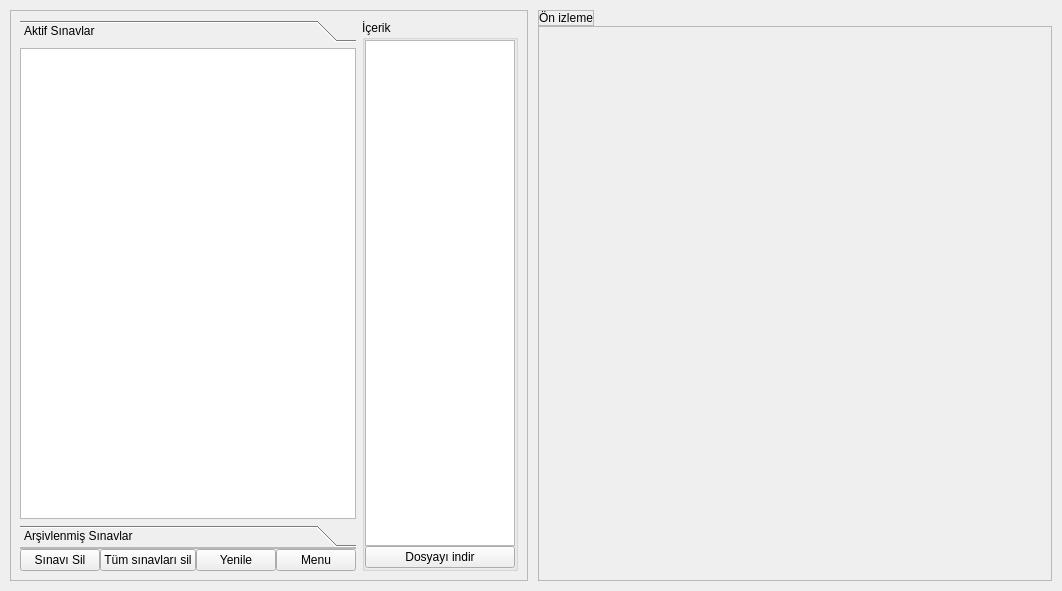
<?xml version="1.0" encoding="UTF-8"?>
<ui version="4.0">
 <class>Frame</class>
 <widget class="QFrame" name="Frame">
  <property name="geometry">
   <rect>
    <x>0</x>
    <y>0</y>
    <width>1062</width>
    <height>591</height>
   </rect>
  </property>
  <property name="windowTitle">
   <string>Frame</string>
  </property>
  <layout class="QHBoxLayout" name="horizontalLayout">
   <property name="spacing">
    <number>10</number>
   </property>
   <property name="leftMargin">
    <number>10</number>
   </property>
   <property name="topMargin">
    <number>10</number>
   </property>
   <property name="rightMargin">
    <number>10</number>
   </property>
   <property name="bottomMargin">
    <number>10</number>
   </property>
   <item>
    <widget class="QFrame" name="leftFrame">
     <property name="sizePolicy">
      <sizepolicy hsizetype="Minimum" vsizetype="Preferred">
       <horstretch>0</horstretch>
       <verstretch>0</verstretch>
      </sizepolicy>
     </property>
     <property name="frameShape">
      <enum>QFrame::StyledPanel</enum>
     </property>
     <property name="frameShadow">
      <enum>QFrame::Raised</enum>
     </property>
     <layout class="QHBoxLayout" name="horizontalLayout_7">
      <item>
       <widget class="QFrame" name="leftofleftFrame">
        <property name="sizePolicy">
         <sizepolicy hsizetype="Fixed" vsizetype="Preferred">
          <horstretch>0</horstretch>
          <verstretch>0</verstretch>
         </sizepolicy>
        </property>
        <layout class="QVBoxLayout" name="verticalLayout">
         <property name="spacing">
          <number>0</number>
         </property>
         <property name="leftMargin">
          <number>0</number>
         </property>
         <property name="topMargin">
          <number>0</number>
         </property>
         <property name="rightMargin">
          <number>0</number>
         </property>
         <property name="bottomMargin">
          <number>0</number>
         </property>
         <item>
          <widget class="QToolBox" name="toolbox">
           <property name="sizePolicy">
            <sizepolicy hsizetype="Preferred" vsizetype="Preferred">
             <horstretch>0</horstretch>
             <verstretch>0</verstretch>
            </sizepolicy>
           </property>
           <property name="currentIndex">
            <number>0</number>
           </property>
           <widget class="QWidget" name="aktifPage">
            <property name="geometry">
             <rect>
              <x>0</x>
              <y>0</y>
              <width>375</width>
              <height>460</height>
             </rect>
            </property>
            <attribute name="label">
             <string>Aktif Sınavlar</string>
            </attribute>
            <layout class="QHBoxLayout" name="horizontalLayout_3">
             <property name="spacing">
              <number>0</number>
             </property>
             <property name="leftMargin">
              <number>0</number>
             </property>
             <property name="topMargin">
              <number>0</number>
             </property>
             <property name="rightMargin">
              <number>0</number>
             </property>
             <property name="bottomMargin">
              <number>0</number>
             </property>
             <item>
              <widget class="QListWidget" name="examsList"/>
             </item>
            </layout>
           </widget>
           <widget class="QWidget" name="arsivPage">
            <property name="geometry">
             <rect>
              <x>0</x>
              <y>0</y>
              <width>375</width>
              <height>460</height>
             </rect>
            </property>
            <attribute name="label">
             <string>Arşivlenmiş Sınavlar</string>
            </attribute>
            <layout class="QHBoxLayout" name="horizontalLayout_5">
             <property name="spacing">
              <number>0</number>
             </property>
             <property name="leftMargin">
              <number>0</number>
             </property>
             <property name="topMargin">
              <number>0</number>
             </property>
             <property name="rightMargin">
              <number>0</number>
             </property>
             <property name="bottomMargin">
              <number>0</number>
             </property>
             <item>
              <widget class="QListWidget" name="archiveList"/>
             </item>
            </layout>
           </widget>
          </widget>
         </item>
         <item>
          <widget class="QFrame" name="examsListFrame">
           <property name="frameShape">
            <enum>QFrame::StyledPanel</enum>
           </property>
           <property name="frameShadow">
            <enum>QFrame::Raised</enum>
           </property>
           <layout class="QHBoxLayout" name="horizontalLayout_4">
            <property name="spacing">
             <number>0</number>
            </property>
            <property name="leftMargin">
             <number>0</number>
            </property>
            <property name="topMargin">
             <number>0</number>
            </property>
            <property name="rightMargin">
             <number>0</number>
            </property>
            <property name="bottomMargin">
             <number>0</number>
            </property>
           </layout>
          </widget>
         </item>
         <item>
          <layout class="QHBoxLayout" name="buttonsFrame">
           <item>
            <widget class="QPushButton" name="removeBtn">
             <property name="enabled">
              <bool>true</bool>
             </property>
             <property name="text">
              <string>Sınavı Sil</string>
             </property>
            </widget>
           </item>
           <item>
            <widget class="QPushButton" name="removeAllBtn">
             <property name="enabled">
              <bool>true</bool>
             </property>
             <property name="text">
              <string>Tüm sınavları sil</string>
             </property>
            </widget>
           </item>
           <item>
            <widget class="QPushButton" name="refreshAllBtn">
             <property name="enabled">
              <bool>true</bool>
             </property>
             <property name="text">
              <string>Yenile</string>
             </property>
            </widget>
           </item>
           <item>
            <widget class="QPushButton" name="menuBtn">
             <property name="enabled">
              <bool>true</bool>
             </property>
             <property name="text">
              <string>Menu</string>
             </property>
            </widget>
           </item>
          </layout>
         </item>
        </layout>
       </widget>
      </item>
      <item>
       <widget class="QGroupBox" name="filesGroupBox">
        <property name="sizePolicy">
         <sizepolicy hsizetype="Fixed" vsizetype="Preferred">
          <horstretch>0</horstretch>
          <verstretch>0</verstretch>
         </sizepolicy>
        </property>
        <property name="title">
         <string>İçerik</string>
        </property>
        <layout class="QVBoxLayout" name="verticalLayout_2">
         <property name="spacing">
          <number>0</number>
         </property>
         <property name="leftMargin">
          <number>0</number>
         </property>
         <property name="topMargin">
          <number>0</number>
         </property>
         <property name="rightMargin">
          <number>0</number>
         </property>
         <property name="bottomMargin">
          <number>0</number>
         </property>
         <item>
          <widget class="QListWidget" name="filesList">
           <property name="maximumSize">
            <size>
             <width>150</width>
             <height>16777215</height>
            </size>
           </property>
          </widget>
         </item>
         <item>
          <widget class="QPushButton" name="downloadBtn">
           <property name="enabled">
            <bool>true</bool>
           </property>
           <property name="text">
            <string>Dosyayı indir</string>
           </property>
          </widget>
         </item>
        </layout>
       </widget>
      </item>
     </layout>
    </widget>
   </item>
   <item>
    <widget class="QFrame" name="rightFrame">
     <property name="sizePolicy">
      <sizepolicy hsizetype="Expanding" vsizetype="Preferred">
       <horstretch>0</horstretch>
       <verstretch>0</verstretch>
      </sizepolicy>
     </property>
     <layout class="QVBoxLayout" name="verticalLayout_3">
      <property name="spacing">
       <number>0</number>
      </property>
      <property name="leftMargin">
       <number>0</number>
      </property>
      <property name="topMargin">
       <number>0</number>
      </property>
      <property name="rightMargin">
       <number>0</number>
      </property>
      <property name="bottomMargin">
       <number>0</number>
      </property>
      <item alignment="Qt::AlignLeft|Qt::AlignTop">
       <widget class="QFrame" name="labelFrame">
        <property name="frameShape">
         <enum>QFrame::StyledPanel</enum>
        </property>
        <property name="frameShadow">
         <enum>QFrame::Raised</enum>
        </property>
        <layout class="QHBoxLayout" name="horizontalLayout_6">
         <property name="spacing">
          <number>0</number>
         </property>
         <property name="leftMargin">
          <number>0</number>
         </property>
         <property name="topMargin">
          <number>0</number>
         </property>
         <property name="rightMargin">
          <number>0</number>
         </property>
         <property name="bottomMargin">
          <number>0</number>
         </property>
         <item alignment="Qt::AlignLeft">
          <widget class="QLabel" name="displayTitle">
           <property name="text">
            <string>Ön izleme</string>
           </property>
          </widget>
         </item>
        </layout>
       </widget>
      </item>
      <item>
       <widget class="QFrame" name="displayFrame">
        <property name="sizePolicy">
         <sizepolicy hsizetype="Preferred" vsizetype="Expanding">
          <horstretch>0</horstretch>
          <verstretch>0</verstretch>
         </sizepolicy>
        </property>
        <property name="frameShape">
         <enum>QFrame::StyledPanel</enum>
        </property>
        <property name="frameShadow">
         <enum>QFrame::Raised</enum>
        </property>
        <layout class="QVBoxLayout" name="verticalLayout_4">
         <property name="spacing">
          <number>0</number>
         </property>
         <property name="leftMargin">
          <number>0</number>
         </property>
         <property name="topMargin">
          <number>0</number>
         </property>
         <property name="rightMargin">
          <number>0</number>
         </property>
         <property name="bottomMargin">
          <number>0</number>
         </property>
         <item>
          <layout class="QVBoxLayout" name="displayLayout"/>
         </item>
        </layout>
       </widget>
      </item>
     </layout>
    </widget>
   </item>
  </layout>
 </widget>
 <resources>
  <include location="../resources.qrc"/>
 </resources>
 <connections/>
</ui>
